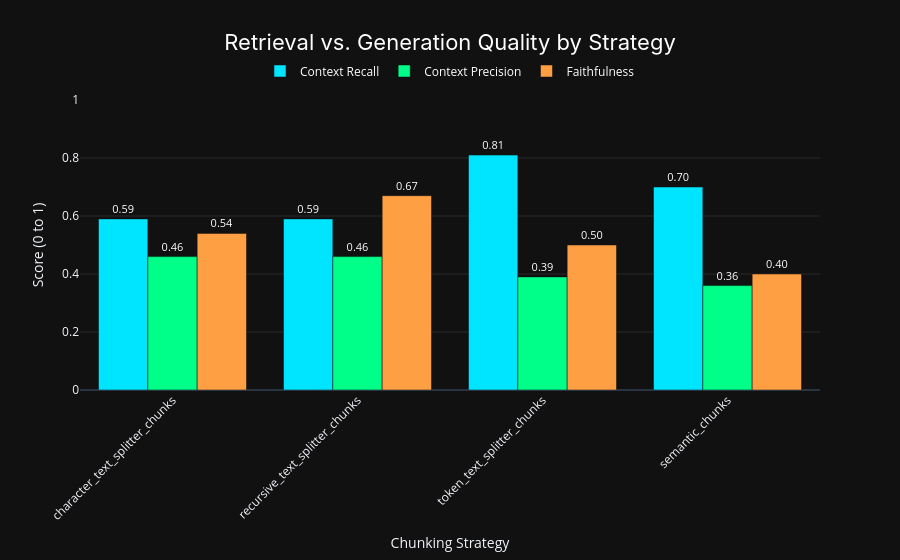

Source (notebook cell):
### Code cell
fig_bar_dark.show()

### Figure 1 — Plotly figure (JSON) as saved in the notebook; plotly's stock layout.template omitted (floating-point values rounded to 4 significant figures)
{"data": [{"marker": {"color": "#00E5FF"}, "name": "Context Recall", "text": [0.59, 0.59, 0.81, 0.7], "textfont": {"color": "white", "size": 11}, "textposition": "outside", "texttemplate": "%{text:.2f}", "type": "bar", "x": ["character_text_splitter_chunks", "recursive_text_splitter_chunks", "token_text_splitter_chunks", "semantic_chunks"], "y": [0.59, 0.59, 0.81, 0.7]}, {"marker": {"color": "#00FF88"}, "name": "Context Precision", "text": [0.46, 0.46, 0.39, 0.36], "textfont": {"color": "white", "size": 11}, "textposition": "outside", "texttemplate": "%{text:.2f}", "type": "bar", "x": ["character_text_splitter_chunks", "recursive_text_splitter_chunks", "token_text_splitter_chunks", "semantic_chunks"], "y": [0.46, 0.46, 0.39, 0.36]}, {"marker": {"color": "#FF9F43"}, "name": "Faithfulness", "text": [0.54, 0.67, 0.5, 0.4], "textfont": {"color": "white", "size": 11}, "textposition": "outside", "texttemplate": "%{text:.2f}", "type": "bar", "x": ["character_text_splitter_chunks", "recursive_text_splitter_chunks", "token_text_splitter_chunks", "semantic_chunks"], "y": [0.54, 0.67, 0.5, 0.4]}], "layout": {"barmode": "group", "legend": {"bgcolor": "rgba(0,0,0,0)", "bordercolor": "rgba(255,255,255,0.2)", "font": {"color": "white"}, "orientation": "h", "x": 0.5, "xanchor": "center", "y": 1.05, "yanchor": "bottom"}, "margin": {"t": 100}, "title": {"font": {"color": "white", "family": "Inter", "size": 22}, "text": "Retrieval vs. Generation Quality by Strategy", "x": 0.5}, "uniformtext": {"minsize": 10, "mode": "hide"}, "xaxis": {"tickangle": -45, "title": {"text": "Chunking Strategy"}}, "yaxis": {"gridcolor": "rgba(255,255,255,0.1)", "gridwidth": 1, "range": [0, 1], "showgrid": true, "title": {"text": "Score (0 to 1)"}}}}
